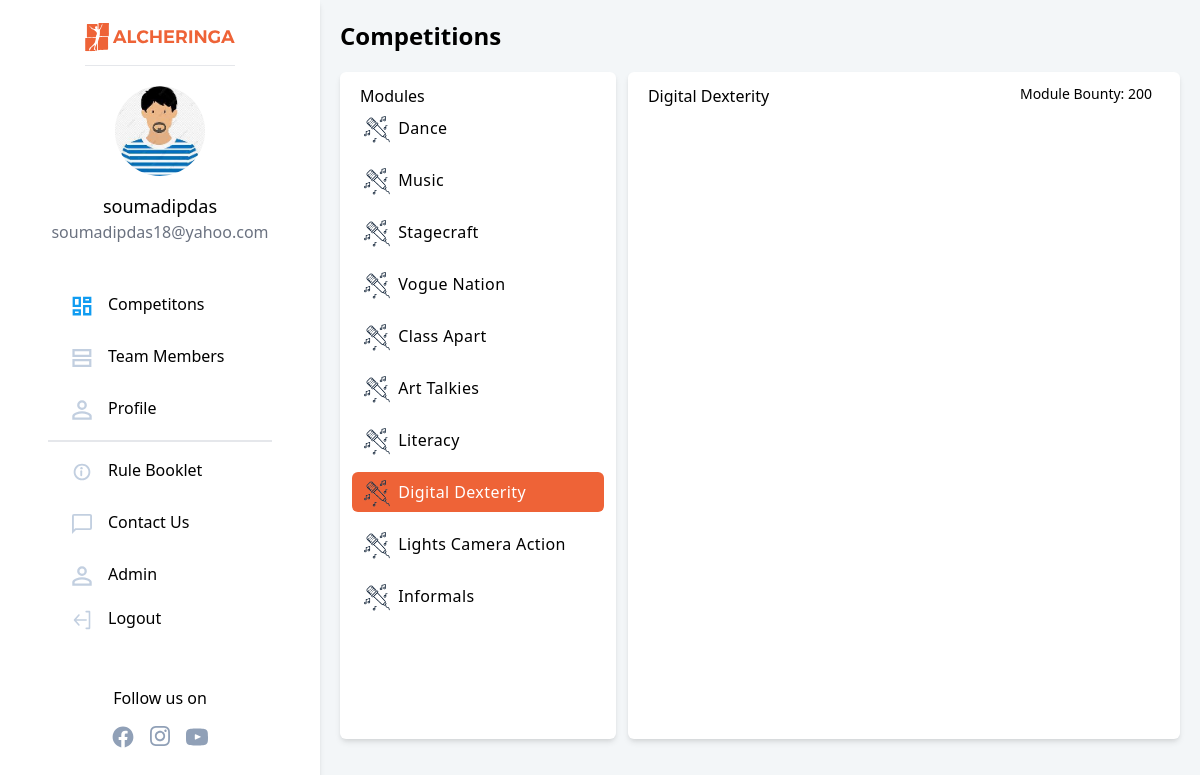
/competitions/?module=digitaldexterity (signed in), run on an earlier commit of the app's database.
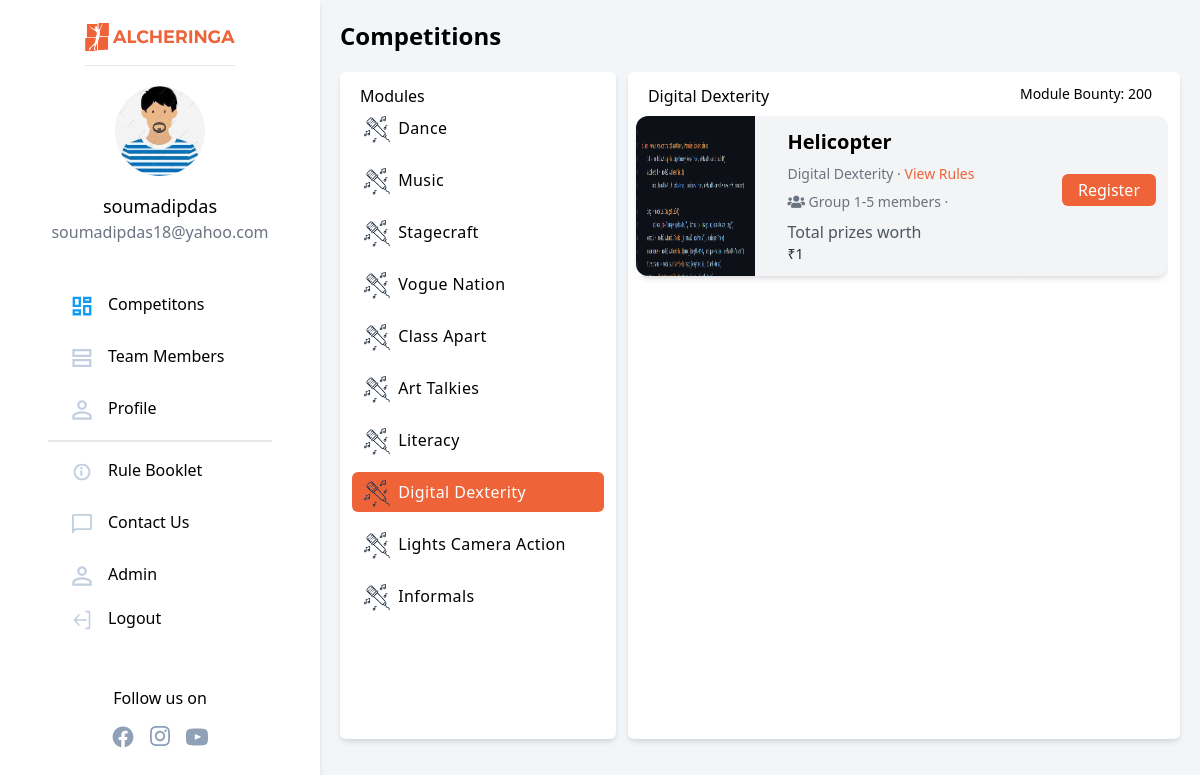
And on a later commit of the database.
### authentication/models.py (models this page shows, shortened)
class NewUser(AbstractBaseUser, PermissionsMixin):
    alcherid = models.CharField(
        max_length=255, blank=True, unique=True)
    id = models.SlugField(primary_key=True, default=uuid.uuid4)
    img = models.ImageField(upload_to="image_uploads/userdp/",
                            default='user-default.png')
    email = models.EmailField(_('email address'), unique=True)
    username = models.CharField(max_length=150, unique=True)
    collegename = models.CharField(max_length=150, unique=False)
    city = models.CharField(max_length=150, unique=False)
    fullname = models.CharField(max_length=150, blank=True)
    phone = PhoneNumberField(unique=False, blank=True)
    alternate_phone = PhoneNumberField(unique=False, blank=True,null=True)
    interest = models.ManyToManyField(
        "competitions.Module", related_name="interest")
    team_members=models.IntegerField(default=0)
    no_of_events_registered=models.IntegerField(default=0)
    date_joined = models.DateTimeField(default=timezone.now)
    provider = models.CharField(max_length=200, unique=False, default="email")
    about = models.TextField(_('about'), max_length=500, blank=True)
    is_staff = models.BooleanField(default=False)
    is_active = models.BooleanField(default=False)
    objects = CustomAccountManager()
    USERNAME_FIELD = 'email'
    REQUIRED_FIELDS = ['username']

### competitions/models.py (models this page shows, shortened)
class Module(models.Model):
    id = models.SlugField(primary_key=True, default=uuid.uuid4)
    module = models.CharField(max_length=127)
    module_query_name_without_spaces_all_small = models.CharField(max_length=127)
    module_icon = models.ImageField(
        upload_to="image_uploads/moduleicons/", default='module_icon_default.png')
    def __str__(self):
          return str(self.module)

class Competition(models.Model):
  id = models.SlugField(primary_key=True, default=uuid.uuid4)
  module=models.ForeignKey(Module,related_name='modulename',on_delete=models.CASCADE)
  event_name = models.CharField(max_length = 255)
  event_desc = models.CharField(max_length = 255)
  event_rules=models.TextField()
  event_rules_pdf = models.FileField(upload_to="image_uploads/rulebooks/", validators=[validate_file_extension],  blank=True, null=True)
  min_members = models.IntegerField(default=1)
  max_members = models.IntegerField(default = 1)
  location = models.CharField(max_length = 63)
  prize_worth = models.IntegerField()
  image = models.ImageField(upload_to="image_uploads/event_pics/", default='event_default.png')

### competitions/views.py (the view)
# urls.py: path('', views.showallcompetitions, name='showallcompetitions'),
@login_required(login_url='login')
def showallcompetitions(request):
    modulequery = request.GET.get('module') or 'dance'
    module = Module.objects.get(
        module_query_name_without_spaces_all_small=modulequery)
    module_comp = Competition.objects.filter(module=module)
    modules = Module.objects.all()
    modulename = module.module_query_name_without_spaces_all_small
    return render(request, 'competitions/allcomp.html', {'allmod': modules, 'allcomp': module_comp, 'modulename': modulename})

### templates/competitions/allcomp.html (shortened to what this page needs)
{% extends '../basictailwind.html'%}
{% load static %}
{%block body%}
<div style="background-color: #F3F6F8;">
    </head>
    <body>
        <div class="md:flex md:flex-row sm:flex-col">
            {% include 'navbar.html' %}
            <span class="content bg-slate-100 h-screen">
                <span class="flex flex-row items-end h-10 mt-3 mb-3">
                    <span
                        class="competition-title font-poppins inline w-11/12 align-middle md:pl-5 font-bold text-2xl sm:justify-center sm:text-center">
                        <p class="text-center pl-5 md:text-left md:pl-0"> Competitions</p>
                    </span>
                </span>
                <div class="md:m-5 bg-inherit flex md:flex-row md:h-5/6 flex-col">
                    <div class="m-0 p-0 md:rounded-md bg-white md:w-1/3 h-full inline overflow-auto shadow-md">
                        <div>
                            <p class="pl-5 pt-3 font-medium hideitems">Modules</p>
                        </div>
                        <div class="flex flex-col flex-nowrap overflow-auto competitions-list mydropdown">
                            {% for module in allmod %}
                            <a href="?module={{module.module_query_name_without_spaces_all_small}}" class="hideitems moduleitems"
                                onclick="mobchange('{{module.module_query_name_without_spaces_all_small}}'); changecolor('{{module.module_query_name_without_spaces_all_small}}')">
                                <div class="h-10 bg-slate-100 m-3 mt-0 rounded-md flex align-middle"
                                    id="{{module.module_query_name_without_spaces_all_small}}">
                                    <img src="{{module.module_icon.url}}" alt="dance"
                                        class="h-4/6 ml-3 m-2">
                                    <span class="inline-block align-middle mt-2 tracking-wide">{{module.module}}</span>
                                </div>
                            </a>
                            {%endfor%}
                        </div>
                    </div>
                    <div class="m-0 pr-3 rounded-md bg-white md:w-2/3 h-full inline ml-3 sm:w-full shadow-md">
                        <div class="justify-between flex hideitems">
                            <p class="pl-5 pt-3 font-medium inline-block" id="mod">{{modulename}}</p>
                            <span class="pt-3 inline-block mr-4 text-sm">Module Bounty: 200</span>
                        </div>
                        <div class="competitions-list overflow-auto w-full">
                            {% for comp in allcomp %}
                            <div class="flex flex-col justify-center">
                                <div class="relative bg-gray-100 rounded-xl shadow-md my-2 ml-2 flex flex-col md:flex-row md:space-x-5 space-y-3 md:space-y-0 lg:pr-3 max-w-xs md:max-w-3xl">
                                    <div class="w-full md:w-1/3 bg-white grid place-items-center">
                                        <img src="{{comp.image.url}}" class="lg:rounded-l-xl w-full h-full" />
                                    </div>
                                    <div class="w-full md:w-2/3 bg-white flex flex-col space-y-2 p-3  bg-gray-100 rounded-md ">
                                        <h3 class="font-medium md:text-xl text-xl" style="font-weight: 700;">{{comp.event_name}}</h3>
                                        <p class="md:text-sm text-gray-500 text-base">{{comp.module}} &#xb7; <span style="color: #EE6337;text-decoration:none;"><a href="{% url 'viewrules' slug=comp.id %}" target="_blank"><span class="md:text-sm text-zinc-500 text-amber-600 font-medium">
                                                View Rules
                                            </span>
                                        </a></span></p>
                                        <p class="md:text-sm text-gray-500 text-base">
                                            {%if comp.min_members == 1 and comp.max_members == 1 %}
                                            <i class="fa fa-user" aria-hidden="true"></i> Single
                                            {%else%}
                                            <i class="fa fa-users" aria-hidden="true"></i> Group {{comp.min_members}}-{{comp.max_members}} members
                                            {%endif%}
                                                &#xb7;
                                        </p>
                                        <p class="text-sm text-gray-800">
                                            <span class="font-normal text-gray-600 text-base">Total prizes worth</span><br>
                                            <span class="font-medium">₹{{comp.prize_worth}}</span>
                                        </p>
                                    </div>
                                    <div class="sm:pb-3 inline-block flex">
                                        <a href="{% url 'registercomp' slug=comp.id %}" class="my-auto"><button
                                            class="orcolor text-white md:ml-5 pt-1 pb-1 pl-4 pr-4 rounded-md font-medium">Register</button></a>
                                    </div>
                                </div>
                            </div>
                            {% endfor%}
                        </div>
                    </div>
                </div>
            </span>
        </div>
    </body>
    </html>
    {% endblock %}

### templates/basictailwind.html (shortened to what this page needs)
<!DOCTYPE html>
<html>
<head>
    <link rel="stylesheet" href="https://use.fontawesome.com/releases/v5.7.2/css/all.css"
>
    <link href="https://unpkg.com/tailwindcss@^2/dist/tailwind.min.css" rel="stylesheet">
</head>
<body>
    {% block body %} {% endblock %}
</body>
</html>

### templates/navbar.html (shortened to what this page needs)
{%load static%}
  <nav class="w-80 hidden sm:block bg-white rounded shadow-md">
    <div class="w-80 h-screen flex flex-col justify-center bg-white border-gray-400 px-12 fixed float-left">
      <a href="/"><img src="{% static 'imgs/alcher_orange.svg'%}" class="mt-24 mx-auto pb-3 border-b" width="150px" height="40px" alt="logo" border="0" /></a>
      <div class="flex flex-col justify-center my-5">
        <img style="height : 90px; width : 90px; border-radius: 50%;" src="{{request.user.img.url}}" alt="profile pic" border="0"
                class="mx-auto rounded-full" />
        <div class="pt-4 font-medium text-lg text-center">{{request.user.username}}</div>
        <div class="text-gray-500 text-base font-normal text-center">{{request.user.email}}</div>
      </div>
      <div class="pt-2 mt-2 mb-28 flex flex-col justify-center">
        <a href="{%url 'showallcompetitions'%}"><div class="rounded-full flex flex-nowrap my-2 py-2 pl-6 w-60 hover:border-0 hover:bg-gray-100">
          <svg width="20" height="20" viewBox="0 0 24 24" fill="none" xmlns="http://www.w3.org/2000/svg">
            <path d="M9.35 11.85H2.15V2.15H9.35V11.85ZM9.35 21.85H2.15V17.15H9.35V21.85ZM21.85 21.85H14.65V12.15H21.85V21.85ZM14.65 6.85V2.15H21.85V6.85H14.65Z" stroke="#109CF1" stroke-width="2.8" />
          </svg>
          <p class="pl-4 -mt-1">Competitons</p>
        </div></a>
        <a href="{%url 'team'%}"><div class="rounded-full flex flex-nowrap my-2 py-2 w-60 pl-6 hover:border-0 hover:bg-gray-100">
          <svg width="20" height="20" viewBox="0 0 25 24" fill="none" xmlns="http://www.w3.org/2000/svg">
            <path d="M1.9 9.35V2.15H22.85V9.35H1.9ZM1.9 21.85V14.65H22.85V21.85H1.9Z" stroke="#C2CFE0" stroke-width="2.8" />
          </svg>
          <p class="pl-4 -mt-1">Team Members</p>
        </div></a>
        <a href='{%url 'profile'%}' >
        <div class="rounded-full flex flex-nowrap my-2 py-2 w-60 pl-6 hover:border-0 hover:bg-gray-100 mb-3">
          <p class="pl-4 -mt-1">Profile</p>
        </div>
        </a>
        <hr class="border bg-gray-200" />
        <a href="s"><div class="rounded-full flex flex-nowrap my-2 py-2 w-60 pl-6 hover:border-0 hover:bg-gray-100 mt-3">
          <p class="pl-4 -mt-1">Rule Booklet</p>
        </div></a>
        <a href="n"><div class="rounded-full flex flex-nowrap my-2 py-2 w-60 pl-6 hover:border-0 hover:bg-gray-100">
          <p class="pl-4 -mt-1">Contact Us</p>
        </div></a>
        {%if request.user.is_staff%}
        <a href="/admin"><div class="rounded-full flex flex-nowrap my-2 py-2 pl-6 w-60 hover:border-0 hover:bg-gray-100">
          <p class="pl-4 -mt-1">Admin</p>
        </div></a>
        {%endif%}
        <a href='{% url 'logout'%}'>
        <div class="rounded-full flex flex-nowrap py-2 pl-6 w-60 hover:border-0 hover:bg-gray-100">
          <p class="pl-4 -mt-1">Logout</p>
        </div>
        </a>
        <br>
        <br>
        <div>
            <div style="text-align:center">
                <p class="px-10">Follow us on</p>
                <div class=" flex justify-center space-x-4 m-4">
                  <a style="cursor:pointer;" href="https://www.facebook.com/alcheringaiitg" target="_blank">
                    </a>
                  <a style="cursor:pointer;" href="https://www.instagram.com/alcheringaiitg/" target="_blank">
                    </a>
                  <a style="cursor:pointer;" href="https://twitter.com/alcheringaiitg" target="_blank">
                    </a>
                </div>
            </div>
        </div>
      </div>
    </div>
  </nav>

### templates/competitions/allcomp.html (style rules this page uses)
.orcolor { background-color: #EE6337; }
.competitions-list { height: 90%; }
.content { width: 76.6%; }

What changed in the data, as far as the page shows it:
added Competition: image (placeholder picture), event_name "Helicopter", module "Digital Dexterity", min_members "1", max_members "5", prize_worth "1"
